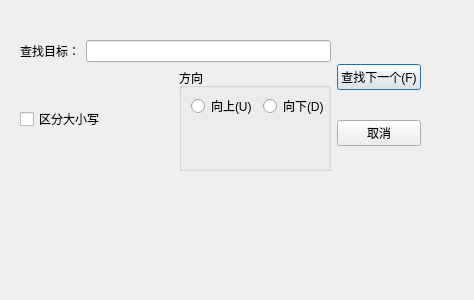
<?xml version="1.0" encoding="UTF-8"?>
<ui version="4.0">
 <class>SearchDialog</class>
 <widget class="QDialog" name="SearchDialog">
  <property name="geometry">
   <rect>
    <x>0</x>
    <y>0</y>
    <width>474</width>
    <height>300</height>
   </rect>
  </property>
  <property name="windowTitle">
   <string>Dialog</string>
  </property>
  <widget class="QWidget" name="">
   <property name="geometry">
    <rect>
     <x>20</x>
     <y>40</y>
     <width>401</width>
     <height>131</height>
    </rect>
   </property>
   <layout class="QHBoxLayout" name="horizontalLayout_4">
    <item>
     <layout class="QVBoxLayout" name="verticalLayout_2">
      <item>
       <layout class="QHBoxLayout" name="horizontalLayout">
        <item>
         <widget class="QLabel" name="label">
          <property name="text">
           <string>查找目标：</string>
          </property>
         </widget>
        </item>
        <item>
         <widget class="QLineEdit" name="lineEdit"/>
        </item>
       </layout>
      </item>
      <item>
       <layout class="QHBoxLayout" name="horizontalLayout_3">
        <item>
         <widget class="QCheckBox" name="checkBox">
          <property name="text">
           <string>区分大小写</string>
          </property>
         </widget>
        </item>
        <item>
         <widget class="QGroupBox" name="groupBox">
          <property name="title">
           <string>方向</string>
          </property>
          <widget class="QWidget" name="">
           <property name="geometry">
            <rect>
             <x>12</x>
             <y>27</y>
             <width>137</width>
             <height>22</height>
            </rect>
           </property>
           <layout class="QHBoxLayout" name="horizontalLayout_2">
            <item>
             <widget class="QRadioButton" name="radioButton_2">
              <property name="text">
               <string>向上(U)</string>
              </property>
             </widget>
            </item>
            <item>
             <widget class="QRadioButton" name="radioButton">
              <property name="text">
               <string>向下(D)</string>
              </property>
             </widget>
            </item>
           </layout>
          </widget>
         </widget>
        </item>
       </layout>
      </item>
     </layout>
    </item>
    <item>
     <layout class="QVBoxLayout" name="verticalLayout">
      <item>
       <widget class="QPushButton" name="pushButton">
        <property name="text">
         <string>查找下一个(F)</string>
        </property>
       </widget>
      </item>
      <item>
       <widget class="QPushButton" name="pushButton_2">
        <property name="text">
         <string>取消</string>
        </property>
       </widget>
      </item>
     </layout>
    </item>
   </layout>
  </widget>
 </widget>
 <resources/>
 <connections/>
</ui>
